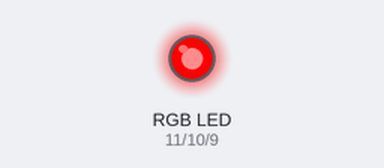
Bench run of a sketch on a simulated Arduino Uno, built with avr-gcc and run on an emulated ATmega328P. On the bench: an RGB LED mixed from three pins (HIGH = lit).

Above: at 0.5 s.
At 1.5 s:
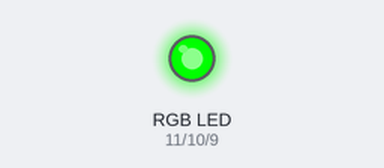
At 5.5 s:
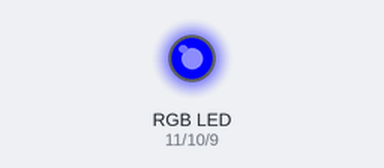
Timing chart, 0 to 6.9 s (numbered marks = the images above):
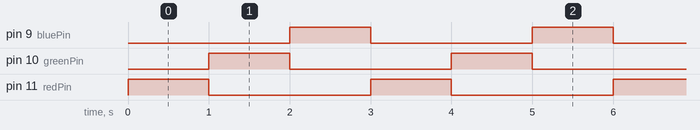

Measured:
- by itself, pin 9 (bluePin), pin 10 (greenPin), pin 11 (redPin): alternates HIGH for 1.0 s and LOW for 2.0 s
- by itself, everything shown: repeats every 3.0 s, in 3 steps

The sketch:

sketch.ino
```cpp
const int redPin = 11;
const int greenPin = 10;
const int bluePin = 9;

void setRGB(int r, int g, int b) {
  analogWrite(redPin, r);
  analogWrite(greenPin, g);
  analogWrite(bluePin, b);
}

void setup() {
  pinMode(redPin, OUTPUT);
  pinMode(greenPin, OUTPUT);
  pinMode(bluePin, OUTPUT);
}

void loop() {
  setRGB(255, 0, 0); delay(1000); // Sáng Đỏ
  setRGB(0, 255, 0); delay(1000); // Sáng Xanh lá
  setRGB(0, 0, 255); delay(1000); // Sáng Xanh dương
}
```
